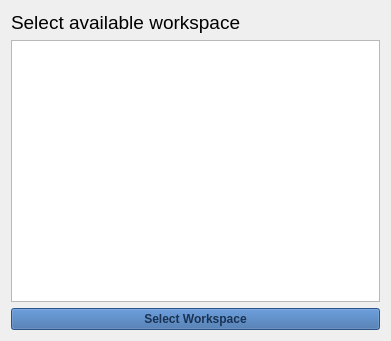
       <widget class="QWidget" name="gridLayoutWidget_3">
        <property name="geometry">
         <rect>
          <x>0</x>
          <y>130</y>
          <width>391</width>
          <height>341</height>
         </rect>
        </property>
        <layout class="QGridLayout" name="select_available_ws_layout">
         <item row="0" column="0">
          <widget class="QLabel" name="ws_label_select_available">
           <property name="font">
            <font>
             <pointsize>14</pointsize>
            </font>
           </property>
           <property name="text">
            <string>Select available workspace</string>
           </property>
           <property name="textFormat">
            <enum>Qt::AutoText</enum>
           </property>
           <property name="wordWrap">
            <bool>false</bool>
           </property>
          </widget>
         </item>
         <item row="1" column="0">
          <widget class="QListWidget" name="ws_select_ws_list">
           <property name="mouseTracking">
            <bool>true</bool>
           </property>
          </widget>
         </item>
         <item row="2" column="0">
          <widget class="QPushButton" name="ws_btn_select_ws">
           <property name="enabled">
            <bool>false</bool>
           </property>
           <property name="sizePolicy">
            <sizepolicy hsizetype="Minimum" vsizetype="Minimum">
             <horstretch>0</horstretch>
             <verstretch>0</verstretch>
            </sizepolicy>
           </property>
           <property name="minimumSize">
            <size>
             <width>131</width>
             <height>0</height>
            </size>
           </property>
           <property name="palette">
            <palette>
             <active>
              <colorrole role="WindowText">
               <brush brushstyle="SolidPattern">
                <color alpha="255">
                 <red>0</red>
                 <green>0</green>
                 <blue>0</blue>
                </color>
               </brush>
              </colorrole>
              <colorrole role="Button">
               <brush brushstyle="SolidPattern">
                <color alpha="255">
                 <red>52</red>
                 <green>101</green>
                 <blue>164</blue>
                </color>
               </brush>
              </colorrole>
              <colorrole role="Light">
               <brush brushstyle="SolidPattern">
                <color alpha="255">
                 <red>78</red>
                 <green>152</green>
                 <blue>246</blue>
                </color>
               </brush>
              </colorrole>
              <colorrole role="Midlight">
               <brush brushstyle="SolidPattern">
                <color alpha="255">
                 <red>65</red>
                 <green>126</green>
                 <blue>205</blue>
                </color>
               </brush>
              </colorrole>
              <colorrole role="Dark">
               <brush brushstyle="SolidPattern">
                <color alpha="255">
                 <red>26</red>
                 <green>50</green>
                 <blue>82</blue>
                </color>
               </brush>
              </colorrole>
              <colorrole role="Mid">
               <brush brushstyle="SolidPattern">
                <color alpha="255">
                 <red>34</red>
                 <green>67</green>
                 <blue>109</blue>
                </color>
               </brush>
              </colorrole>
              <colorrole role="Text">
               <brush brushstyle="SolidPattern">
                <color alpha="255">
                 <red>0</red>
                 <green>0</green>
                 <blue>0</blue>
                </color>
               </brush>
              </colorrole>
              <colorrole role="BrightText">
               <brush brushstyle="SolidPattern">
                <color alpha="255">
                 <red>255</red>
                 <green>255</green>
                 <blue>255</blue>
                </color>
               </brush>
              </colorrole>
              <colorrole role="ButtonText">
               <brush brushstyle="SolidPattern">
                <color alpha="255">
                 <red>0</red>
                 <green>0</green>
                 <blue>0</blue>
                </color>
               </brush>
              </colorrole>
              <colorrole role="Base">
               <brush brushstyle="SolidPattern">
                <color alpha="255">
                 <red>255</red>
                 <green>255</green>
                 <blue>255</blue>
                </color>
               </brush>
              </colorrole>
              <colorrole role="Window">
               <brush brushstyle="SolidPattern">
                <color alpha="255">
                 <red>52</red>
                 <green>101</green>
                 <blue>164</blue>
                </color>
               </brush>
              </colorrole>
              <colorrole role="Shadow">
               <brush brushstyle="SolidPattern">
                <color alpha="255">
                 <red>0</red>
                 <green>0</green>
                 <blue>0</blue>
                </color>
               </brush>
              </colorrole>
              <colorrole role="AlternateBase">
               <brush brushstyle="SolidPattern">
                <color alpha="255">
                 <red>153</red>
                 <green>178</green>
                 <blue>209</blue>
                </color>
               </brush>
              </colorrole>
              <colorrole role="ToolTipBase">
               <brush brushstyle="SolidPattern">
                <color alpha="255">
                 <red>255</red>
                 <green>255</green>
                 <blue>220</blue>
                </color>
               </brush>
              </colorrole>
              <colorrole role="ToolTipText">
               <brush brushstyle="SolidPattern">
                <color alpha="255">
                 <red>0</red>
                 <green>0</green>
                 <blue>0</blue>
                </color>
               </brush>
              </colorrole>
             </active>
             <inactive>
              <colorrole role="WindowText">
               <brush brushstyle="SolidPattern">
                <color alpha="255">
                 <red>0</red>
                 <green>0</green>
                 <blue>0</blue>
                </color>
               </brush>
              </colorrole>
              <colorrole role="Button">
               <brush brushstyle="SolidPattern">
                <color alpha="255">
                 <red>52</red>
                 <green>101</green>
                 <blue>164</blue>
                </color>
               </brush>
              </colorrole>
              <colorrole role="Light">
               <brush brushstyle="SolidPattern">
                <color alpha="255">
                 <red>78</red>
                 <green>152</green>
                 <blue>246</blue>
                </color>
               </brush>
              </colorrole>
              <colorrole role="Midlight">
               <brush brushstyle="SolidPattern">
                <color alpha="255">
                 <red>65</red>
                 <green>126</green>
                 <blue>205</blue>
                </color>
               </brush>
              </colorrole>
              <colorrole role="Dark">
               <brush brushstyle="SolidPattern">
                <color alpha="255">
                 <red>26</red>
                 <green>50</green>
                 <blue>82</blue>
                </color>
               </brush>
              </colorrole>
              <colorrole role="Mid">
               <brush brushstyle="SolidPattern">
                <color alpha="255">
                 <red>34</red>
                 <green>67</green>
                 <blue>109</blue>
                </color>
               </brush>
              </colorrole>
              <colorrole role="Text">
               <brush brushstyle="SolidPattern">
                <color alpha="255">
                 <red>0</red>
                 <green>0</green>
                 <blue>0</blue>
                </color>
               </brush>
              </colorrole>
              <colorrole role="BrightText">
               <brush brushstyle="SolidPattern">
                <color alpha="255">
                 <red>255</red>
                 <green>255</green>
                 <blue>255</blue>
                </color>
               </brush>
              </colorrole>
              <colorrole role="ButtonText">
               <brush brushstyle="SolidPattern">
                <color alpha="255">
                 <red>0</red>
                 <green>0</green>
                 <blue>0</blue>
                </color>
               </brush>
              </colorrole>
              <colorrole role="Base">
               <brush brushstyle="SolidPattern">
                <color alpha="255">
                 <red>255</red>
                 <green>255</green>
                 <blue>255</blue>
                </color>
               </brush>
              </colorrole>
              <colorrole role="Window">
               <brush brushstyle="SolidPattern">
                <color alpha="255">
                 <red>52</red>
                 <green>101</green>
                 <blue>164</blue>
                </color>
               </brush>
              </colorrole>
              <colorrole role="Shadow">
               <brush brushstyle="SolidPattern">
                <color alpha="255">
                 <red>0</red>
                 <green>0</green>
                 <blue>0</blue>
                </color>
               </brush>
              </colorrole>
              <colorrole role="AlternateBase">
               <brush brushstyle="SolidPattern">
                <color alpha="255">
                 <red>153</red>
                 <green>178</green>
                 <blue>209</blue>
                </color>
               </brush>
              </colorrole>
              <colorrole role="ToolTipBase">
               <brush brushstyle="SolidPattern">
                <color alpha="255">
                 <red>255</red>
                 <green>255</green>
                 <blue>220</blue>
                </color>
               </brush>
              </colorrole>
              <colorrole role="ToolTipText">
               <brush brushstyle="SolidPattern">
                <color alpha="255">
                 <red>0</red>
                 <green>0</green>
                 <blue>0</blue>
                </color>
               </brush>
              </colorrole>
             </inactive>
             <disabled>
              <colorrole role="WindowText">
               <brush brushstyle="SolidPattern">
                <color alpha="255">
                 <red>26</red>
                 <green>50</green>
                 <blue>82</blue>
                </color>
               </brush>
              </colorrole>
              <colorrole role="Button">
               <brush brushstyle="SolidPattern">
                <color alpha="255">
                 <red>52</red>
                 <green>101</green>
                 <blue>164</blue>
                </color>
               </brush>
              </colorrole>
              <colorrole role="Light">
               <brush brushstyle="SolidPattern">
                <color alpha="255">
                 <red>78</red>
                 <green>152</green>
                 <blue>246</blue>
                </color>
               </brush>
              </colorrole>
              <colorrole role="Midlight">
               <brush brushstyle="SolidPattern">
                <color alpha="255">
                 <red>65</red>
                 <green>126</green>
                 <blue>205</blue>
                </color>
               </brush>
              </colorrole>
              <colorrole role="Dark">
               <brush brushstyle="SolidPattern">
                <color alpha="255">
                 <red>26</red>
                 <green>50</green>
                 <blue>82</blue>
                </color>
               </brush>
              </colorrole>
              <colorrole role="Mid">
               <brush brushstyle="SolidPattern">
                <color alpha="255">
                 <red>34</red>
                 <green>67</green>
                 <blue>109</blue>
                </color>
               </brush>
              </colorrole>
              <colorrole role="Text">
               <brush brushstyle="SolidPattern">
                <color alpha="255">
                 <red>26</red>
                 <green>50</green>
                 <blue>82</blue>
                </color>
               </brush>
              </colorrole>
              <colorrole role="BrightText">
               <brush brushstyle="SolidPattern">
                <color alpha="255">
                 <red>255</red>
                 <green>255</green>
                 <blue>255</blue>
                </color>
               </brush>
              </colorrole>
              <colorrole role="ButtonText">
               <brush brushstyle="SolidPattern">
                <color alpha="255">
                 <red>26</red>
                 <green>50</green>
                 <blue>82</blue>
                </color>
               </brush>
              </colorrole>
              <colorrole role="Base">
               <brush brushstyle="SolidPattern">
                <color alpha="255">
                 <red>52</red>
                 <green>101</green>
                 <blue>164</blue>
                </color>
               </brush>
              </colorrole>
              <colorrole role="Window">
               <brush brushstyle="SolidPattern">
                <color alpha="255">
                 <red>52</red>
                 <green>101</green>
                 <blue>164</blue>
                </color>
               </brush>
              </colorrole>
              <colorrole role="Shadow">
               <brush brushstyle="SolidPattern">
                <color alpha="255">
                 <red>0</red>
                 <green>0</green>
                 <blue>0</blue>
                </color>
               </brush>
              </colorrole>
              <colorrole role="AlternateBase">
               <brush brushstyle="SolidPattern">
                <color alpha="255">
                 <red>52</red>
                 <green>101</green>
                 <blue>164</blue>
                </color>
               </brush>
              </colorrole>
              <colorrole role="ToolTipBase">
               <brush brushstyle="SolidPattern">
                <color alpha="255">
                 <red>255</red>
                 <green>255</green>
                 <blue>220</blue>
                </color>
               </brush>
              </colorrole>
              <colorrole role="ToolTipText">
               <brush brushstyle="SolidPattern">
                <color alpha="255">
                 <red>0</red>
                 <green>0</green>
                 <blue>0</blue>
                </color>
               </brush>
              </colorrole>
             </disabled>
            </palette>
           </property>
           <property name="font">
            <font>
             <weight>75</weight>
             <italic>false</italic>
             <bold>true</bold>
             <underline>false</underline>
            </font>
           </property>
           <property name="cursor">
            <cursorShape>UpArrowCursor</cursorShape>
           </property>
           <property name="text">
            <string>Select Workspace</string>
           </property>
          </widget>
         </item>
        </layout>
       </widget>
